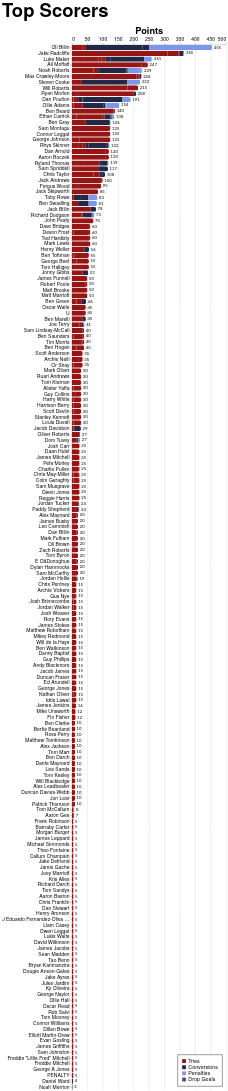

Express this chart as Vega-Lite.
### Vega-Lite specification from a JSON file in a GitHub repository (floating-point values rounded to 4 significant figures; data arrays with more than 128 entries replaced by an {"elided": "..."} marker saying what was removed)
{"config": {"axis": {"labelFont": "PT Sans Narrow, Helvetica Neue, Helvetica, Arial, sans-serif", "titleFont": "PT Sans Narrow, Helvetica Neue, Helvetica, Arial, sans-serif", "labelFontSize": 13, "titleFontSize": 24, "gridColor": "#202947", "gridOpacity": 0.2, "zindex": 1}, "text": {"font": "Lato, sans-serif"}, "bar": {"cornerRadiusEnd": 5}, "header": {"labelFont": "PT Sans Narrow, Helvetica Neue, Helvetica, Arial, sans-serif", "titleFont": "PT Sans Narrow, Helvetica Neue, Helvetica, Arial, sans-serif", "labelFontSize": 24, "titleFontSize": 28, "labelFontWeight": "bold", "orient": "left"}, "legend": {"labelFont": "PT Sans Narrow, Helvetica Neue, Helvetica, Arial, sans-serif", "titleFont": "PT Sans Narrow, Helvetica Neue, Helvetica, Arial, sans-serif", "labelFontSize": 14, "titleFontSize": 16, "titlePadding": 5, "fillColor": "white", "strokeColor": "black", "padding": 10, "titleFontWeight": "lighter", "titleFontStyle": "italic", "titleColor": "gray", "offset": 10}, "title": {"font": "PT Sans Narrow, Helvetica Neue, Helvetica, Arial, sans-serif", "fontSize": 48, "fontWeight": "bold", "anchor": "start", "align": "center", "titlePadding": 20, "subtitlePadding": 10, "subtitleFontSize": 13, "subtitleColor": "", "subtitleFontStyle": "italic", "offset": 15, "color": "black"}, "axisX": {"labelAngle": 0}, "facet": {"title": null, "header": null, "align": {"row": "each", "column": "each"}}, "resolve": {"scale": {"y": "independent", "facet": "independent"}}, "background": "transparent", "scale": {"offsetBandPaddingOuter": 0.2, "offsetBandPaddingInner": 0.1}, "view": {"stroke": null, "background": "transparent"}}, "layer": [{"mark": {"type": "bar"}, "encoding": {"color": {"field": "component", "legend": {"orient": "bottom-right", "title": null}, "scale": {"domain": ["Tries", "Conversions", "Penalties", "Drop Goals"], "range": ["#981515", "#202946", "#7d96e8", "#4b5563"]}, "type": "nominal"}, "order": {"field": "component_order", "sort": "ascending", "type": "quantitative"}, "tooltip": [{"field": "player", "title": "Player", "type": "nominal"}, {"field": "game_type", "title": "Game Type", "type": "nominal"}, {"field": "component", "title": "Score Type", "type": "nominal"}, {"aggregate": "sum", "field": "value", "title": "Value", "type": "quantitative"}, {"aggregate": "max", "field": "player_total", "title": "Total", "type": "quantitative"}], "x": {"aggregate": "sum", "axis": {"orient": "top", "title": "Points"}, "field": "value", "type": "quantitative"}, "y": {"field": "player", "sort": {"field": "player_total", "op": "max", "order": "descending"}, "title": null, "type": "nominal"}}}, {"mark": {"type": "text", "align": "left", "baseline": "middle", "color": "black", "dx": 4, "fontSize": 11}, "encoding": {"text": {"field": "total_value", "format": ".0f", "type": "quantitative"}, "x": {"axis": {"orient": "top", "title": "Points"}, "field": "total_value", "type": "quantitative"}, "y": {"field": "player", "sort": {"field": "player_total", "op": "max", "order": "descending"}, "title": null, "type": "nominal"}}, "transform": [{"aggregate": [{"op": "sum", "field": "value", "as": "total_value"}, {"op": "max", "field": "player_total", "as": "player_total"}], "groupby": ["player"]}]}], "data": {"name": "data-cb16fcf142a9017733de4f95a8885655"}, "height": {"step": 15}, "params": [{"name": "seasonParam", "value": []}, {"name": "gameTypesParam", "value": []}, {"name": "gameTypeParam", "value": "All games"}, {"name": "squadParam", "value": "All"}, {"name": "scoreTypeParam", "value": "Total"}], "title": {"text": "Top Scorers"}, "transform": [{"filter": "length(seasonParam) === 0 || indexof(seasonParam, datum.season) >= 0"}, {"filter": "length(gameTypesParam) === 0 || indexof(gameTypesParam, datum.game_type) >= 0"}, {"filter": "squadParam === \"All\" || datum.squad === squadParam"}, {"filter": "scoreTypeParam === datum.score_type"}, {"joinaggregate": [{"op": "sum", "field": "value", "as": "player_total"}], "groupby": ["player"]}, {"filter": "datum.player_total > 0"}], "width": 400, "$schema": "https://vega.github.io/schema/vega-lite/v5.20.1.json", "datasets": {"data-cb16fcf142a9017733de4f95a8885655": {"elided": "1322 records"}}}
